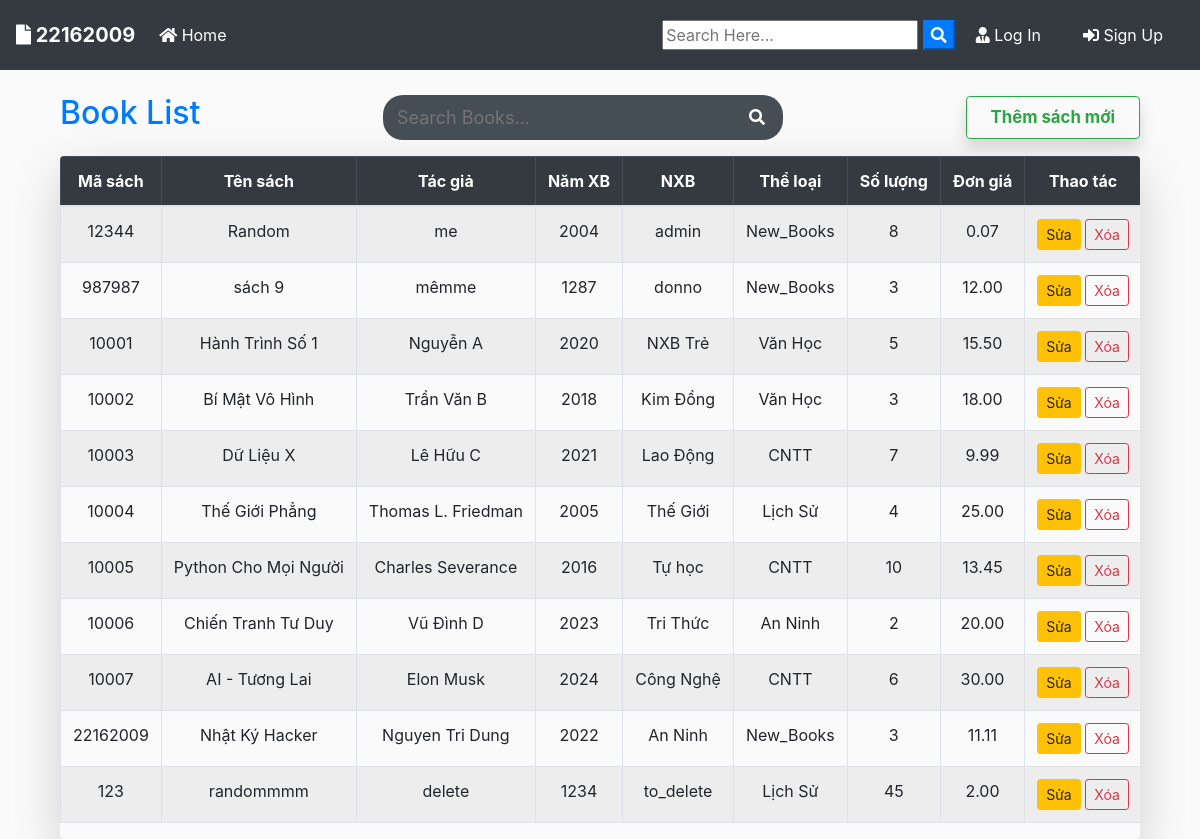
Screenshot of /book/books/ with the database file from the repository.
### books/models.py (models this page shows, shortened)
class Book(models.Model):
    code = models.CharField(max_length=20, unique=True)  # Mã số sách
    title = models.CharField(max_length=200)             # Tên sách
    author = models.CharField(max_length=100)            # Tác giả
    year = models.PositiveIntegerField()                 # Năm xuất bản
    publisher = models.CharField(max_length=100)         # Nhà xuất bản
    category = models.ForeignKey(Category, on_delete=models.SET_NULL, null=True)
    description = models.TextField(blank=True)           # Mô tả
    quantity = models.PositiveIntegerField()             # Số lượng
    price = models.DecimalField(max_digits=10, decimal_places=2)  # Đơn giá

class Category(models.Model):
    name = models.CharField(max_length=100)
    description = models.TextField(blank=True)

### books/views.py (the view)
# urls.py: path('books/', views.book_list, name='book_list'),
def book_list(request):
    books = Book.objects.all()
    return render(request, 'books/book_list.html', {'books': books})

### books/templates/books/book_list.html
{% extends "blog/base.html" %}
{% load static %}
{% block content %}
<link rel="stylesheet" href="{% static 'blog/table.css' %}">
<link rel="stylesheet" href="{% static 'blog/search_box.css' %}">
<div class="container mt-4">
  <div class="d-flex justify-content-between align-items-center mb-3">
    <h2 class="fw-bold text-primary">Book List</h2>
    <form id="searchform" action="{% url 'search_book' %}" method="get" class="search-box">
      <input type="text" name="q_book" type="text" value="{{ request.GET.q }}" placeholder="Search Books..." />
      <button type="button" onclick="searchform.submit()" class=" text-white my-color btn-primary"><i class="fa fa-search"></i></button>
    </form>
    <a href="{% url 'add_book' %}" class="btn btn-outline-success big-center-btn">Thêm sách mới</a>
  </div>
  <div class="table-responsive shadow-lg rounded">
    <table border="3" cellpadding="12" cellspacing="0"  class="table table-bordered table-striped align-middle text-center" >
      <thead class="table-dark">
        <tr>
          <th>Mã sách</th>
          <th>Tên sách</th>
          <th>Tác giả</th>
          <th>Năm XB</th>
          <th>NXB</th>
          <th>Thể loại</th>
          <th>Số lượng</th>
          <th>Đơn giá</th>
          <th>Thao tác</th>
        </tr>
      </thead>
      <tbody>
        {% for book in books %}
        <tr>
          <td>{{ book.code }}</td>
          <td>{{ book.title }}</td>
          <td>{{ book.author }}</td>
          <td>{{ book.year }}</td>
          <td>{{ book.publisher }}</td>
          <td>{{ book.category.name }}</td>
          <td>{{ book.quantity }}</td>
          <td>{{ book.price }}</td>
          <td>
            <a href="{% url 'edit_book' book.id %}" class="btn btn-sm btn-warning">Sửa</a>
            <a href="{% url 'delete_book' book.id %}" class="btn btn-sm btn-outline-danger" onclick="return confirm('Xóa sách này?');">Xóa</a>
          </td>
        </tr>
        {% empty %}
        <tr>
          <td colspan="9" class="text-center">Chưa có sách nào.</td>
        </tr>
        {% endfor %}
      </tbody>
    </table>
  </div>
</div>
{% endblock %}

### blog/static/blog/test.css (style rules this page uses)
body { background: #fafafa; color: #333333; margin-top: 0; }
h1, h2, h3, h4, h5, h6 { color: #444444; }
.d-flex { display: flex; }

### blog/static/blog/table.css (style rules this page uses)
html, body, .intro { height: 100%; }
table td, table th { text-overflow: ellipsis; white-space: nowrap; overflow: hidden; }
thead th { color: #fff; }
thead { top: 0; position: sticky; z-index: 1; background-color: #666363; }
.big-center-btn { display: flex; align-items: center; justify-content: center; font-weight: bold; font-size: 1.05rem; padding: 0.5rem 1.5rem; box-shadow: 0 0.5rem 1rem rgba(0,0,0,0.15); }

### blog/static/blog/search_box.css (style rules this page uses)
.search-box { display: flex; align-items: center; background-color: #454d55; border-radius: 20px; padding: 8px 12px; width: 100%; max-width: 400px; margin: 0 auto; position: relative; }
.search-box input[type="text"] { flex: 1; background-color: transparent; border: none; outline: none; color: white; font-size: 18px; }
.search-box button { background: none; border: none; color: #bbb; font-size: 16px; cursor: pointer; }

### rows the page displays
Book: code "12344", title "Random", author "me", year "2004", publisher "admin", category.name "New_Books", quantity "8", price "0.07"
Book: code "987987", title "sách 9", author "mêmme", year "1287", publisher "donno", category.name "New_Books", quantity "3", price "12.00"
Book: code "10001", title "Hành Trình Số 1", author "Nguyễn A", year "2020", publisher "NXB Trẻ", category.name "Văn Học", quantity "5", price "15.50"
Book: code "10002", title "Bí Mật Vô Hình", author "Trần Văn B", year "2018", publisher "Kim Đồng", category.name "Văn Học", quantity "3", price "18.00"
Book: code "10003", title "Dữ Liệu X", author "Lê Hữu C", year "2021", publisher "Lao Động", category.name "CNTT", quantity "7", price "9.99"
Book: code "10004", title "Thế Giới Phẳng", author "Thomas L. Friedman", year "2005", publisher "Thế Giới", category.name "Lịch Sử", quantity "4", price "25.00"
Book: code "10005", title "Python Cho Mọi Người", author "Charles Severance", year "2016", publisher "Tự học", category.name "CNTT", quantity "10", price "13.45"
Book: code "10006", title "Chiến Tranh Tư Duy", author "Vũ Đình D", year "2023", publisher "Tri Thức", category.name "An Ninh", quantity "2", price "20.00"
Book: code "10007", title "AI - Tương Lai", author "Elon Musk", year "2024", publisher "Công Nghệ", category.name "CNTT", quantity "6", price "30.00"
Book: code "22162009", title "Nhật Ký Hacker", author "Nguyen Tri Dung", year "2022", publisher "An Ninh", category.name "New_Books", quantity "3", price "11.11"
Book: code "123", title "randommmm", author "delete", year "1234", publisher "to_delete", category.name "Lịch Sử", quantity "45", price "2.00"
